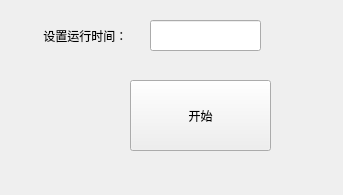
<?xml version="1.0" encoding="UTF-8"?>
<ui version="4.0">
 <class>Form</class>
 <widget class="QWidget" name="Form">
  <property name="geometry">
   <rect>
    <x>0</x>
    <y>0</y>
    <width>343</width>
    <height>195</height>
   </rect>
  </property>
  <property name="windowTitle">
   <string>Form</string>
  </property>
  <widget class="QPushButton" name="pushButton">
   <property name="geometry">
    <rect>
     <x>130</x>
     <y>80</y>
     <width>141</width>
     <height>71</height>
    </rect>
   </property>
   <property name="text">
    <string>开始</string>
   </property>
  </widget>
  <widget class="QLabel" name="label">
   <property name="geometry">
    <rect>
     <x>40</x>
     <y>20</y>
     <width>91</width>
     <height>31</height>
    </rect>
   </property>
   <property name="text">
    <string> 设置运行时间：</string>
   </property>
  </widget>
  <widget class="QLineEdit" name="lineEdit">
   <property name="geometry">
    <rect>
     <x>150</x>
     <y>20</y>
     <width>111</width>
     <height>31</height>
    </rect>
   </property>
  </widget>
 </widget>
 <resources/>
 <connections/>
</ui>
